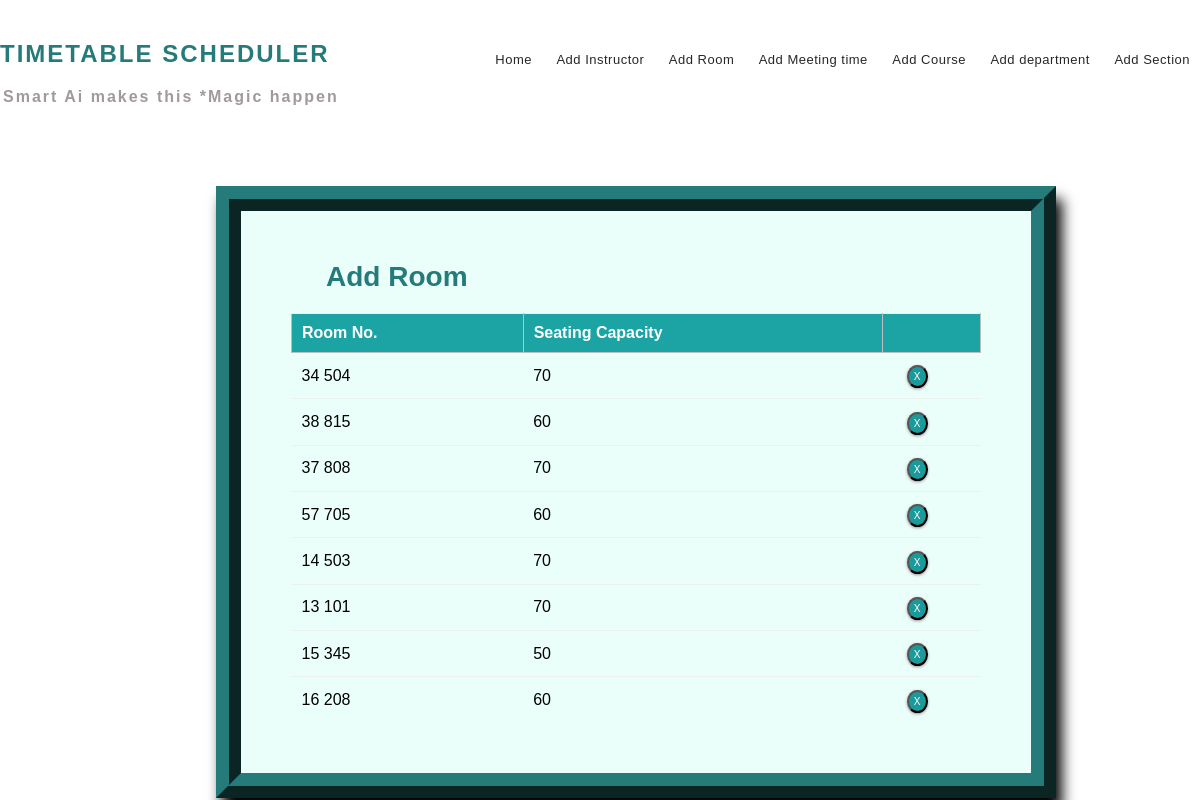
The app's page /room_list/ with its own data.
### mm1/models.py (models this page shows, shortened)
class Room(models.Model):
    r_number = models.CharField(max_length=6)
    seating_capacity = models.IntegerField(default=0)

### mm1/views.py (the view)
# urls.py: path('room_list/', views.room_list, name='editrooms'),
def room_list(request):
    context = {
        'rooms': Room.objects.all()
    }
    return render(request, 'rmlist.html', context)

### templates/rmlist.html (shortened to what this page needs)
{% extends 'base.html' %}
{% block content %}
{% load static %}
<fieldset class="fieldset">
    <a href="{% url 'addroom'%}"><h1 class="tablink" onclick="openPage('new')" id="defaultOpen">Add Room</h1></a>
    <div class="tabcontent" id="edit">
        <table class="table1">
            <thead>
            <tr class="table-headers">
            <th>Room No.</th>
            <th>Seating Capacity</th>
            <th  class="empty"></th>
            </tr>
            </thead>
            <tbody>
            {% for rm in rooms %}
            <tr>
             <td>{{rm.r_number}}</td>
             <td>{{rm.seating_capacity}}</td>
             <td class="empty">
                <form action="{% url 'deleteroom' rm.id %}" method="post">
                        <input type="submit" value="X" class="cross">
                </form>
             </td>
             </tr>
            {% endfor %}
            </tbody>
        </table>
    </div>
</fieldset>
{% endblock %}

### templates/base.html (shortened to what this page needs)
{% load static %}
<!DOCTYPE html>
<html>
    <head>
        <link rel="stylesheet" type="text/css" href="{% static 'CSS/style.css' %}">
    </head>
    <body>
        <div class="main" >
                <div class="logo">
                    <h2>TIMETABLE SCHEDULER</h2>
                    <h4> Smart Ai makes this <strong>*Magic</strong> happen </h4>
                </div>
                <nav>
                	<ul>
                	<li><a href="{% url 'home' %}">Home</a></li>
                	  <li><a href="{% url 'addinstructor' %}">Add Instructor</a></li>
                	  <li><a href="{% url 'addroom' %}">Add Room </a></li>
                	  <li><a href="{% url 'addmeetingtime' %}">Add Meeting time</a></li>
                	  <li><a href="{% url 'addcourse' %}">Add Course</a></li>
                	  <li><a href="{% url 'adddepartment' %}">Add department</a></li>
                      <li><a href="{% url 'addsection' %}">Add Section</a></li>
                	</ul>
                </nav>
            {% block content %}
            {% endblock %}
         </div>
    </body>
</html>

### static/CSS/style.css (style rules this page uses)
* { margin: 0; padding: 0; box-sizing: border-box; font-family: sans-serif; }
html { scroll-behavior: smooth; }
a { text-decoration:none; }
.main { max-width: 1200px; height: auto; margin:0 auto; }
.logo { top:-50px; position: relative; float: left; }
.logo h2 { margin-top: 40px; margin-bottom: 20px; letter-spacing: 2px; color: #257a7a; }
.logo h4 { letter-spacing: 2px; margin-left: 3px; color:#a29999; }
nav { width: 100%; height: 100px; background-color: #fff; padding-bottom: 20px; margin-top: 50px; }
nav ul { float: right; }
nav ul li { display: inline-block; list-style: none; }
nav ul li a { text-decoration: none; color: #272727; padding: 35px 10px; font-size: 13px; letter-spacing: 0.5px; }
nav a { transition: 0.4s all; }
form { margin-top: 3%; margin-left: 18%; margin-right: 12%; }
fieldset h1 { color: #257a7a; padding-bottom: 20px; margin-left: 35px; display: inline-block; cursor: pointer; font-size: 28px; }
fieldset input { padding:8px; color: #938c8c }
.table2 td, th { border: 1px solid rgb(190,190,190); padding: 10px 20px; }
.table1 { width: 100%; border-collapse: collapse; text-align: left; overflow: hidden; }
.table1 td, th { border-top: 1px solid #ECF0F1; padding: 10px; }
.table1 th { background-color: #1ca4a4; color: #fff; }
.cross { border-radius: 50%; font-size:10px; box-shadow: 0px 1px 3px 0px #9e9292; padding: 4px 5px; color: #fff; background-color: #1a9a9a; cursor: pointer; }
.fieldset { margin-top: 3%; margin-left: 18%; margin-right: 12%; padding: 50px; border-width: 25px; border-style: ridge; border-color: #257a7a; box-shadow: 6px 13px 13px 0px black; background-color: #ebfffa; }

### records on screen
Room: r_number "34 504", seating_capacity "70"
Room: r_number "38 815", seating_capacity "60"
Room: r_number "37 808", seating_capacity "70"
Room: r_number "57 705", seating_capacity "60"
Room: r_number "14 503", seating_capacity "70"
Room: r_number "13 101", seating_capacity "70"
Room: r_number "15 345", seating_capacity "50"
Room: r_number "16 208", seating_capacity "60"
